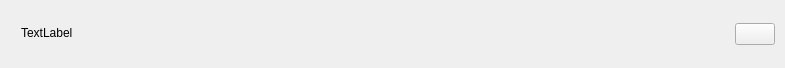
<?xml version="1.0" encoding="UTF-8"?>
<ui version="4.0">
 <class>PLSUpdateStickerGuideView</class>
 <widget class="QFrame" name="PLSUpdateStickerGuideView">
  <property name="geometry">
   <rect>
    <x>0</x>
    <y>0</y>
    <width>785</width>
    <height>68</height>
   </rect>
  </property>
  <property name="windowTitle">
   <string>Frame</string>
  </property>
  <layout class="QHBoxLayout" name="horizontalLayout">
   <property name="spacing">
    <number>0</number>
   </property>
   <property name="leftMargin">
    <number>10</number>
   </property>
   <property name="topMargin">
    <number>0</number>
   </property>
   <property name="rightMargin">
    <number>10</number>
   </property>
   <property name="bottomMargin">
    <number>0</number>
   </property>
   <item>
    <widget class="QLabel" name="updateStickerGuideIcon">
     <property name="text">
      <string/>
     </property>
    </widget>
   </item>
   <item>
    <spacer name="horizontalSpacer">
     <property name="orientation">
      <enum>Qt::Horizontal</enum>
     </property>
     <property name="sizeType">
      <enum>QSizePolicy::Fixed</enum>
     </property>
     <property name="sizeHint" stdset="0">
      <size>
       <width>4</width>
       <height>0</height>
      </size>
     </property>
    </spacer>
   </item>
   <item>
    <layout class="QVBoxLayout" name="verticalLayout">
     <property name="spacing">
      <number>0</number>
     </property>
     <item>
      <spacer name="verticalSpacer_2">
       <property name="orientation">
        <enum>Qt::Vertical</enum>
       </property>
       <property name="sizeType">
        <enum>QSizePolicy::Fixed</enum>
       </property>
       <property name="sizeHint" stdset="0">
        <size>
         <width>10</width>
         <height>9</height>
        </size>
       </property>
      </spacer>
     </item>
     <item>
      <widget class="QLabel" name="updateStickerGuideTitle">
       <property name="sizePolicy">
        <sizepolicy hsizetype="Expanding" vsizetype="Preferred">
         <horstretch>0</horstretch>
         <verstretch>0</verstretch>
        </sizepolicy>
       </property>
       <property name="text">
        <string>TextLabel</string>
       </property>
       <property name="alignment">
        <set>Qt::AlignLeading|Qt::AlignLeft|Qt::AlignVCenter</set>
       </property>
      </widget>
     </item>
     <item>
      <spacer name="verticalSpacer">
       <property name="orientation">
        <enum>Qt::Vertical</enum>
       </property>
       <property name="sizeType">
        <enum>QSizePolicy::Fixed</enum>
       </property>
       <property name="sizeHint" stdset="0">
        <size>
         <width>10</width>
         <height>11</height>
        </size>
       </property>
      </spacer>
     </item>
    </layout>
   </item>
   <item>
    <spacer name="horizontalSpacer_2">
     <property name="orientation">
      <enum>Qt::Horizontal</enum>
     </property>
     <property name="sizeType">
      <enum>QSizePolicy::Fixed</enum>
     </property>
     <property name="sizeHint" stdset="0">
      <size>
       <width>10</width>
       <height>0</height>
      </size>
     </property>
    </spacer>
   </item>
   <item>
    <widget class="QPushButton" name="updateStickerOkButton">
     <property name="text">
      <string/>
     </property>
    </widget>
   </item>
  </layout>
 </widget>
 <resources/>
 <connections/>
</ui>
